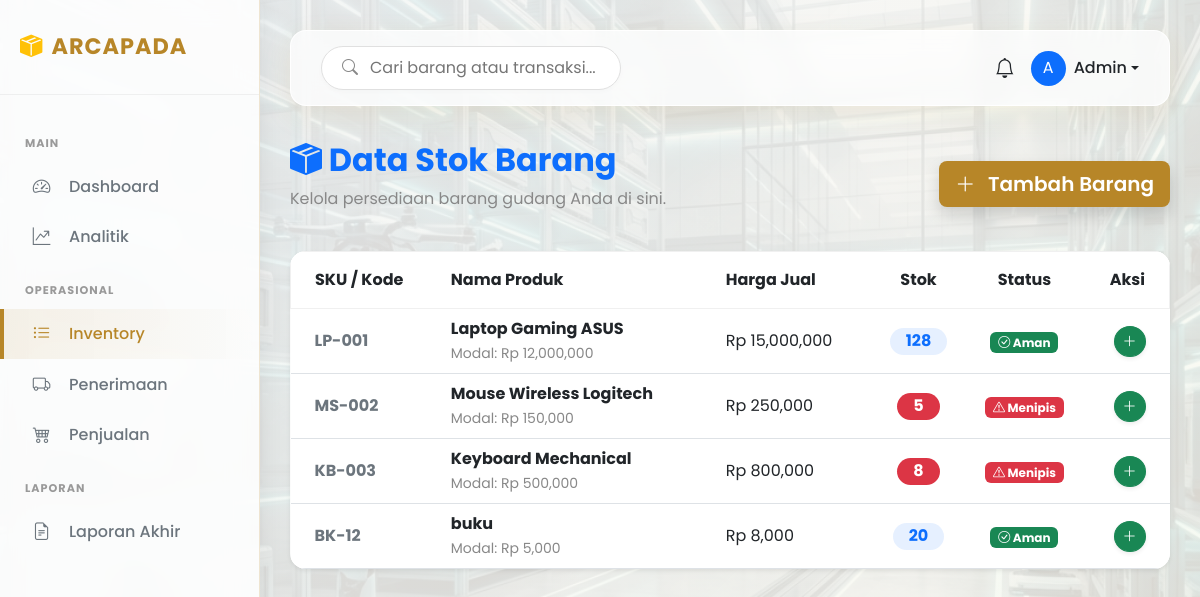
Before: /inventory (signed in) with the older database file.
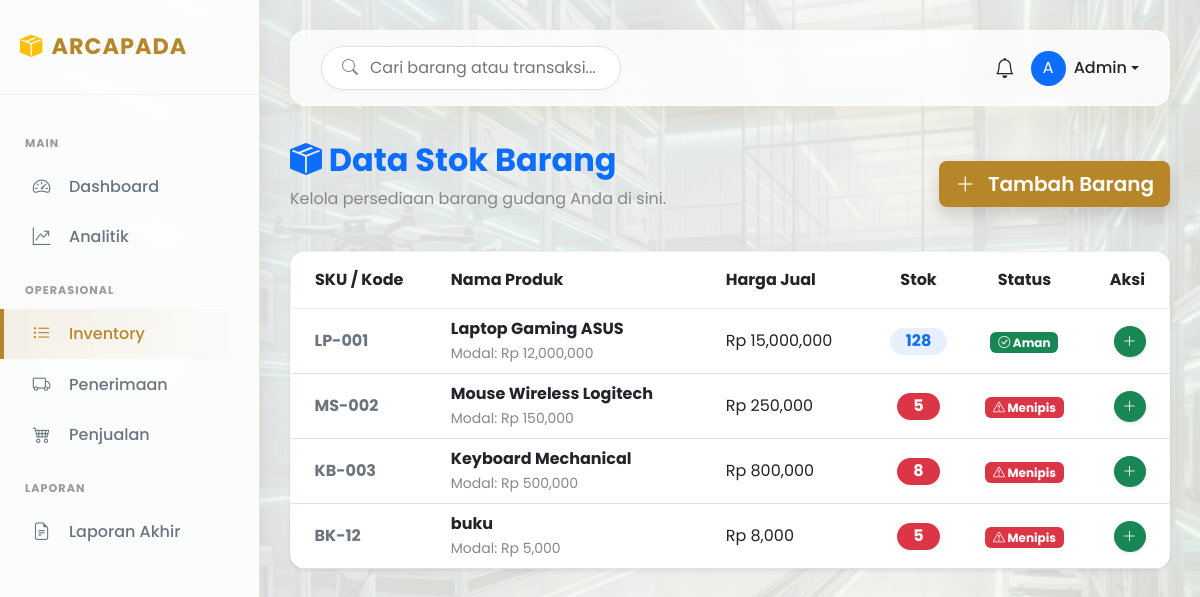
After: the same page with the newer database file.
### app/models.py (models this page shows, shortened)
class Product(db.Model):
    __tablename__ = 'products'
    id = db.Column(db.Integer, primary_key=True)
    sku = db.Column(db.String(20), unique=True, nullable=False)
    name = db.Column(db.String(100), nullable=False)
    description = db.Column(db.Text, nullable=True)
    price = db.Column(db.Float, nullable=False)
    cost = db.Column(db.Float, nullable=False)
    stock_quantity = db.Column(db.Integer, default=0)
    min_stock_threshold = db.Column(db.Integer, default=10)
    transactions = db.relationship('Transaction', backref='product', lazy=True)

### app/controllers/web_controller.py (the view)
@web_bp.route('/inventory')
def inventory():
    if 'user_id' not in session: return redirect(url_for('auth.login_web'))
    products = Product.query.all()
    return render_template('index.html', products=products)

### app/context_processor.py (called while the page is built)
def inject_notifications():
    def get_notifications():
        allowed_roles = ['admin', 'kepala_gudang', 'kepala_divisi']
        user_role = session.get('role')
        if not user_role or user_role not in allowed_roles:
            return {'count': 0, 'items': []}
        low_stock_items = Product.query.filter(Product.stock_quantity <= Product.min_stock_threshold).all()
        return {
            'count': len(low_stock_items),
            'items': low_stock_items
        }
    return dict(notifications=get_notifications())

### app/templates/index.html (shortened to what this page needs)
{% extends "base.html" %}
{% block content %}
<div class="d-flex justify-content-between align-items-center mb-4">
    <div>
        <h2 class="fw-bold text-primary"><i class="bi bi-box-seam-fill"></i> Data Stok Barang</h2>
        <p class="text-muted">Kelola persediaan barang gudang Anda di sini.</p>
    </div>
    <button class="btn btn-primary btn-lg shadow" data-bs-toggle="modal" data-bs-target="#addProductModal">
        <i class="bi bi-plus-lg me-2"></i> Tambah Barang
    </button>
</div>
<div class="card shadow-sm border-0 rounded-4 overflow-hidden">
    <div class="card-body p-0">
        <table class="table table-hover align-middle mb-0">
            <thead class="bg-light">
                <tr>
                    <th class="py-3 ps-4">SKU / Kode</th>
                    <th class="py-3">Nama Produk</th>
                    <th class="py-3">Harga Jual</th>
                    <th class="py-3 text-center">Stok</th>
                    <th class="py-3 text-center">Status</th>
                    <th class="py-3 text-end pe-4">Aksi</th>
                </tr>
            </thead>
            <tbody>
                {% for p in products %}
                <tr>
                    <td class="ps-4 fw-bold text-secondary">{{ p.sku }}</td>
                    <td>
                        <div class="fw-bold text-dark">{{ p.name }}</div>
                        <small class="text-muted">Modal: Rp {{ "{:,.0f}".format(p.cost) }}</small>
                    </td>
                    <td>Rp {{ "{:,.0f}".format(p.price) }}</td>
                    <td class="text-center">
                        <span class="badge rounded-pill {{ 'bg-danger' if p.stock_quantity <= p.min_stock_threshold else 'bg-primary bg-opacity-10 text-primary' }} fs-6 px-3">
                            {{ p.stock_quantity }}
                        </span>
                    </td>
                    <td class="text-center">
                        {% if p.stock_quantity <= p.min_stock_threshold %}
                            <span class="badge bg-danger"><i class="bi bi-exclamation-triangle"></i> Menipis</span>
                        {% else %}
                            <span class="badge bg-success"><i class="bi bi-check-circle"></i> Aman</span>
                        {% endif %}
                    </td>
                    <td class="text-end pe-4">
                        <button class="btn btn-sm btn-success rounded-circle shadow-sm"
                                onclick="openRestockModal('{{ p.id }}', '{{ p.name }}')"
                                title="Tambah Stok">
                            <i class="bi bi-plus-lg"></i>
                        </button>
                    </td>
                </tr>
                {% else %}
                <tr>
                    <td colspan="6" class="text-center py-5 text-muted">Belum ada data barang.</td>
                </tr>
                {% endfor %}
            </tbody>
        </table>
    </div>
</div>
{% endblock %}

Changed rows visible on the page:
changed Product "BK-12": stock_quantity "20" → "5"; stock_quantity "Aman" → "Menipis"
